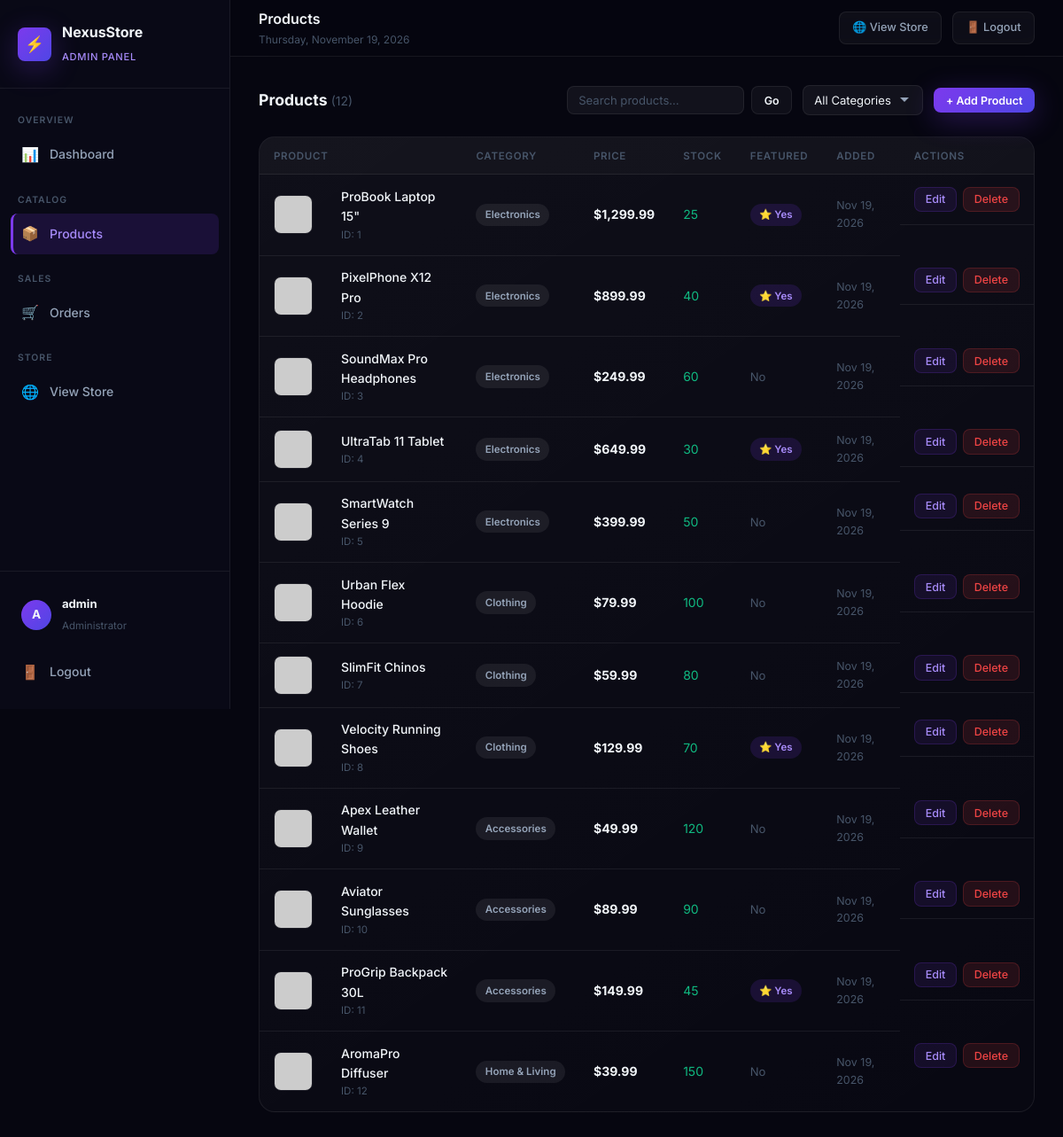
Screenshot of /admin/products.php (signed in) with the database file from the repository.
### tables this page shows
CREATE TABLE IF NOT EXISTS products (
    id INT AUTO_INCREMENT PRIMARY KEY,
    category_id INT,
    name VARCHAR(200) NOT NULL,
    slug VARCHAR(200) NOT NULL UNIQUE,
    description TEXT,
    price DECIMAL(10,2) NOT NULL DEFAULT 0.00,
    stock INT NOT NULL DEFAULT 0,
    image VARCHAR(500) DEFAULT NULL,
    featured TINYINT(1) NOT NULL DEFAULT 0,
    created_at TIMESTAMP DEFAULT CURRENT_TIMESTAMP,
    FOREIGN KEY (category_id) REFERENCES categories(id) ON DELETE SET NULL
);

CREATE TABLE IF NOT EXISTS categories (
    id INT AUTO_INCREMENT PRIMARY KEY,
    name VARCHAR(100) NOT NULL,
    slug VARCHAR(100) NOT NULL UNIQUE
);

### includes/functions.php (called while the page is built, shortened)
<?php
function formatPrice(float $price): string {
    return '$' . number_format($price, 2);
}
function sanitize(string $str): string {
    return htmlspecialchars(strip_tags(trim($str)), ENT_QUOTES, 'UTF-8');
}
function getProductImageUrl(?string $image): string {
    if (str_starts_with($image, 'http://') || str_starts_with($image, 'https://')) {
        return $image;
    }
    return '/ecommerce/uploads/products/' . ltrim($image, '/');
}

### admin/products.php (the view, shortened to what this page needs)
<?php
require_once __DIR__ . '/includes/header.php';
$search   = isset($_GET['q'])   ? sanitize($_GET['q'])   : '';
$perPage  = 12;
$page     = max(1, (int)($_GET['page'] ?? 1));
$offset   = ($page - 1) * $perPage;
$where  = "WHERE 1=1";
$params = [];
$total = $pdo->prepare("SELECT COUNT(*) FROM products p $where");
$total->execute($params);
$totalProducts = $total->fetchColumn();
$stmt = $pdo->prepare("SELECT p.*, c.name AS cat_name FROM products p LEFT JOIN categories c ON p.category_id = c.id $where ORDER BY p.created_at DESC LIMIT $perPage OFFSET $offset");
$stmt->execute($params);
$products = $stmt->fetchAll();
?>
<div style="display:flex;align-items:center;justify-content:space-between;flex-wrap:wrap;gap:1rem;margin-bottom:1.5rem;">
  <h2 style="font-size:1.1rem;">
    Products <span style="color:var(--text-muted);font-weight:400;font-size:0.875rem;">(<?= $totalProducts ?>)</span>
  </h2>
  <div style="display:flex;gap:0.75rem;align-items:center;flex-wrap:wrap;">
    <form action="/ecommerce/admin/products.php" method="GET" style="display:flex;gap:0.5rem;">
      <input type="text" name="q" class="form-control" placeholder="Search products…" value="<?= sanitize($search) ?>" style="width:200px;font-size:0.82rem;padding:0.45rem 0.75rem;">
      <button type="submit" class="btn btn-ghost btn-sm">Go</button>
    </form>
    <form method="GET">
      <select name="cat" class="form-control" style="width:auto;font-size:0.82rem;padding:0.45rem 2rem 0.45rem 0.75rem;" onchange="this.form.submit()">
        <option value="0">All Categories</option>
      </select>
    </form>
    <button class="btn btn-primary btn-sm" data-modal-open="addProductModal" id="openAddProduct">
      + Add Product
    </button>
  </div>
</div>
<div class="admin-card">
  <div class="admin-table-wrap">
    <table class="admin-table" role="table">
      <thead>
        <tr>
          <th scope="col" colspan="2">Product</th>
          <th scope="col">Category</th>
          <th scope="col">Price</th>
          <th scope="col">Stock</th>
          <th scope="col">Featured</th>
          <th scope="col">Added</th>
          <th scope="col">Actions</th>
        </tr>
      </thead>
      <tbody>
        <?php foreach ($products as $p): ?>
          <tr>
            <td style="width:50px;">
              <div class="product-thumb">
                <img src="<?= sanitize(getProductImageUrl($p['image'])) ?>" alt="<?= sanitize($p['name']) ?>" loading="lazy">
              </div>
            </td>
            <td>
              <div class="product-cell-name"><?= sanitize($p['name']) ?></div>
              <div class="product-cell-cat" style="font-size:0.72rem;color:var(--text-muted);">ID: <?= $p['id'] ?></div>
            </td>
            <td>
              <span class="badge badge-secondary"><?= sanitize($p['cat_name'] ?? '—') ?></span>
            </td>
            <td><strong><?= formatPrice($p['price']) ?></strong></td>
            <td>
              <?php if ($p['stock'] === 0): ?>
                <span class="badge badge-danger">Out</span>
              <?php elseif ($p['stock'] < 10): ?>
                <span class="badge badge-warning"><?= $p['stock'] ?> low</span>
              <?php else: ?>
                <span style="color:var(--success);font-size:0.875rem;"><?= $p['stock'] ?></span>
              <?php endif; ?>
            </td>
            <td>
              <?= $p['featured'] ? '<span class="badge badge-primary">⭐ Yes</span>' : '<span style="color:var(--text-muted);font-size:0.82rem;">No</span>' ?>
            </td>
            <td style="color:var(--text-muted);font-size:0.78rem;"><?= date('M j, Y', strtotime($p['created_at'])) ?></td>
            <td class="actions-cell">
              <button class="action-btn action-edit edit-product-btn"
                      data-id="<?= $p['id'] ?>"
                      data-name="<?= sanitize($p['name']) ?>"
                      data-category="<?= $p['category_id'] ?>"
                      data-price="<?= $p['price'] ?>"
                      data-stock="<?= $p['stock'] ?>"
                      data-description="<?= sanitize($p['description']) ?>"
                      data-image="<?= sanitize($p['image']) ?>"
                      data-featured="<?= $p['featured'] ?>"
                      aria-label="Edit <?= sanitize($p['name']) ?>">
                Edit
              </button>
              <form action="/ecommerce/admin/product_action.php" method="POST" style="display:inline;">
                <button type="submit" class="action-btn action-delete"
                        data-confirm="Delete '<?= sanitize($p['name']) ?>'? This cannot be undone.">
                  Delete
                </button>
              </form>
            </td>
          </tr>
        <?php endforeach; ?>
      </tbody>
    </table>
  </div>
</div>
<?php require_once __DIR__ . '/includes/footer.php'; ?>

### css/admin.css (style rules this page uses)
:root { --bg-base: #060610; --bg-surface: #0c0c1e; --bg-sidebar: #090916; --bg-card: rgba(255,255,255,0.04); --bg-card-hover: rgba(255,255,255,0.07); --border: rgba(255,255,255,0.07); --border-hover: rgba(124,58,237,0.5); --primary: #7c3aed; --primary-light: #9d65f5; --accent: #a78bfa; --primary-glow: rgba(124,58,237,0.25); --text-primary: #f1f5f9; --text-secondary: #94a3b8; --text-muted: #475569; --success: #10b981; --success-bg: rgba(16,185,129,0.12); --warning: #f59e0b; --warning-bg: rgba(245,158,11,0.12); --danger: #ef4444; --danger-bg: rgba(239,68,68,0.12); --info: #3b82f6; --info-bg: rgba(59,130,246,0.12); --grad-primary: linear-gradient(135deg, #7c3aed, #4f46e5); --sidebar-w: 260px; --radius-sm: 8px; --radius-md: 12px; --radius-lg: 18px; --radius-full: 9999px; --shadow-md: 0 8px 32px rgba(0,0,0,0.5); --shadow-purple: 0 8px 32px rgba(124,58,237,0.3); --transition: all 0.22s cubic-bezier(0.4,0,0.2,1); }
*, *::before, *::after { box-sizing: border-box; margin: 0; padding: 0; }
html { scroll-behavior: smooth; }
body { font-family: 'Inter', system-ui, sans-serif; background: var(--bg-base); color: var(--text-primary); line-height: 1.6; -webkit-font-smoothing: antialiased; }
img { max-width: 100%; display: block; }
button { cursor: pointer; border: none; background: none; font-family: inherit; }
input, select, textarea { font-family: inherit; }
.admin-card { background: linear-gradient(145deg, rgba(255,255,255,0.04), rgba(255,255,255,0.01)); border: 1px solid var(--border); border-radius: var(--radius-lg); overflow: hidden; }
.admin-table-wrap { overflow-x: auto; }
.admin-table { width: 100%; border-collapse: collapse; font-size: 0.875rem; }
.admin-table th { padding: 0.7rem 1rem; text-align: left; font-size: 0.72rem; font-weight: 600; color: var(--text-muted); text-transform: uppercase; letter-spacing: 0.06em; background: rgba(255,255,255,0.025); border-bottom: 1px solid var(--border); white-space: nowrap; }
.admin-table td { padding: 0.85rem 1rem; border-bottom: 1px solid var(--border); vertical-align: middle; }
.admin-table tbody tr { transition: var(--transition); }
.admin-table tbody tr:last-child td { border-bottom: none; }
.product-thumb { width: 44px; height: 44px; border-radius: var(--radius-sm); overflow: hidden; border: 1px solid var(--border); flex-shrink: 0; }
.product-thumb img { width: 100%; height: 100%; object-fit: cover; }
.product-cell-name { font-weight: 500; font-size: 0.875rem; }
.product-cell-cat { font-size: 0.75rem; color: var(--text-muted); }
.action-btn { padding: 0.35rem 0.75rem; border-radius: var(--radius-sm); font-size: 0.78rem; font-weight: 500; transition: var(--transition); cursor: pointer; border: 1px solid transparent; font-family: inherit; }
.action-edit { background: rgba(124,58,237,0.1); color: var(--accent); border-color: rgba(124,58,237,0.2); }
.action-delete { background: var(--danger-bg); color: var(--danger); border-color: rgba(239,68,68,0.2); }
.actions-cell { display: flex; gap: 0.4rem; }
.badge { display: inline-flex; align-items: center; padding: 0.22rem 0.65rem; border-radius: var(--radius-full); font-size: 0.72rem; font-weight: 600; white-space: nowrap; }
.badge-primary { background: rgba(124,58,237,0.15); color: var(--accent); }
.badge-secondary { background: rgba(255,255,255,0.07); color: var(--text-secondary); }
.btn { display: inline-flex; align-items: center; justify-content: center; gap: 0.45rem; padding: 0.65rem 1.3rem; border-radius: var(--radius-sm); font-size: 0.875rem; font-weight: 600; transition: var(--transition); cursor: pointer; border: none; text-decoration: none; white-space: nowrap; font-family: 'Inter', sans-serif; }
.btn-primary { background: var(--grad-primary); color: white; box-shadow: var(--shadow-purple); }
.btn-ghost { background: var(--bg-card); color: var(--text-primary); border: 1px solid var(--border); }
.btn-sm { padding: 0.4rem 0.85rem; font-size: 0.78rem; }
.form-control { width: 100%; padding: 0.65rem 0.9rem; background: rgba(255,255,255,0.05); border: 1px solid var(--border); border-radius: var(--radius-sm); color: var(--text-primary); font-size: 0.875rem; transition: var(--transition); outline: none; appearance: none; }
.form-control::placeholder { color: var(--text-muted); }
select.form-control { background-repeat: no-repeat; background-position: right 0.9rem center; padding-right: 2.2rem; }

### rows the page displays
products: name "ProBook Laptop 15\"", id "1", category.name "Electronics", price "$1,299.99", stock "25", featured "⭐ Yes", created_at "Nov 19, 2026"
products: name "PixelPhone X12 Pro", id "2", category.name "Electronics", price "$899.99", stock "40", featured "⭐ Yes", created_at "Nov 19, 2026"
products: name "SoundMax Pro Headphones", id "3", category.name "Electronics", price "$249.99", stock "60", featured "No", created_at "Nov 19, 2026"
products: name "UltraTab 11 Tablet", id "4", category.name "Electronics", price "$649.99", stock "30", featured "⭐ Yes", created_at "Nov 19, 2026"
products: name "SmartWatch Series 9", id "5", category.name "Electronics", price "$399.99", stock "50", featured "No", created_at "Nov 19, 2026"
products: name "Urban Flex Hoodie", id "6", category.name "Clothing", price "$79.99", stock "100", featured "No", created_at "Nov 19, 2026"
products: name "SlimFit Chinos", id "7", category.name "Clothing", price "$59.99", stock "80", featured "No", created_at "Nov 19, 2026"
products: name "Velocity Running Shoes", id "8", category.name "Clothing", price "$129.99", stock "70", featured "⭐ Yes", created_at "Nov 19, 2026"
products: name "Apex Leather Wallet", id "9", category.name "Accessories", price "$49.99", stock "120", featured "No", created_at "Nov 19, 2026"
products: name "Aviator Sunglasses", id "10", category.name "Accessories", price "$89.99", stock "90", featured "No", created_at "Nov 19, 2026"
products: name "ProGrip Backpack 30L", id "11", category.name "Accessories", price "$149.99", stock "45", featured "⭐ Yes", created_at "Nov 19, 2026"
products: name "AromaPro Diffuser", id "12", category.name "Home & Living", price "$39.99", stock "150", featured "No", created_at "Nov 19, 2026"

### other values shown
substr($_SESSION['admin_username'] ?? 'A', 0, 1) "A"
$_SESSION['admin_username'] "admin"
$adminPageTitle "Products"
$totalProducts "12"
